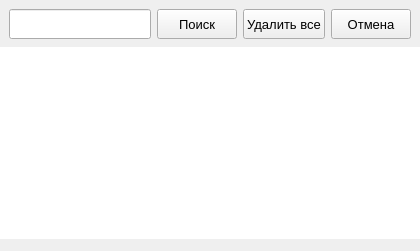
            <widget class="QWidget" name="messages_search_page">
             <layout class="QVBoxLayout" name="verticalLayout_10">
              <property name="leftMargin">
               <number>0</number>
              </property>
              <property name="topMargin">
               <number>0</number>
              </property>
              <property name="rightMargin">
               <number>0</number>
              </property>
              <property name="bottomMargin">
               <number>12</number>
              </property>
              <item>
               <layout class="QHBoxLayout" name="horizontalLayout_19">
                <property name="leftMargin">
                 <number>9</number>
                </property>
                <property name="topMargin">
                 <number>9</number>
                </property>
                <property name="rightMargin">
                 <number>9</number>
                </property>
                <property name="bottomMargin">
                 <number>2</number>
                </property>
                <item>
                 <widget class="QLineEdit" name="messages_search_edit">
                  <property name="minimumSize">
                   <size>
                    <width>0</width>
                    <height>30</height>
                   </size>
                  </property>
                  <property name="font">
                   <font>
                    <pointsize>11</pointsize>
                   </font>
                  </property>
                  <property name="clearButtonEnabled">
                   <bool>true</bool>
                  </property>
                 </widget>
                </item>
                <item>
                 <widget class="QPushButton" name="messages_search_button">
                  <property name="minimumSize">
                   <size>
                    <width>30</width>
                    <height>0</height>
                   </size>
                  </property>
                  <property name="maximumSize">
                   <size>
                    <width>16777215</width>
                    <height>30</height>
                   </size>
                  </property>
                  <property name="font">
                   <font>
                    <pointsize>10</pointsize>
                   </font>
                  </property>
                  <property name="text">
                   <string>Поиск</string>
                  </property>
                 </widget>
                </item>
                <item>
                 <widget class="QPushButton" name="messages_search_remove_messages">
                  <property name="minimumSize">
                   <size>
                    <width>30</width>
                    <height>0</height>
                   </size>
                  </property>
                  <property name="maximumSize">
                   <size>
                    <width>16777215</width>
                    <height>30</height>
                   </size>
                  </property>
                  <property name="font">
                   <font>
                    <pointsize>10</pointsize>
                   </font>
                  </property>
                  <property name="text">
                   <string>Удалить все</string>
                  </property>
                 </widget>
                </item>
                <item>
                 <widget class="QPushButton" name="messages_search_cancel">
                  <property name="minimumSize">
                   <size>
                    <width>30</width>
                    <height>0</height>
                   </size>
                  </property>
                  <property name="maximumSize">
                   <size>
                    <width>16777215</width>
                    <height>30</height>
                   </size>
                  </property>
                  <property name="font">
                   <font>
                    <pointsize>10</pointsize>
                   </font>
                  </property>
                  <property name="text">
                   <string>Отмена</string>
                  </property>
                 </widget>
                </item>
               </layout>
              </item>
              <item>
               <widget class="QListWidget" name="messages_search_list">
                <property name="contextMenuPolicy">
                 <enum>Qt::NoContextMenu</enum>
                </property>
                <property name="frameShape">
                 <enum>QFrame::NoFrame</enum>
                </property>
                <property name="selectionMode">
                 <enum>QAbstractItemView::NoSelection</enum>
                </property>
               </widget>
              </item>
             </layout>
            </widget>
